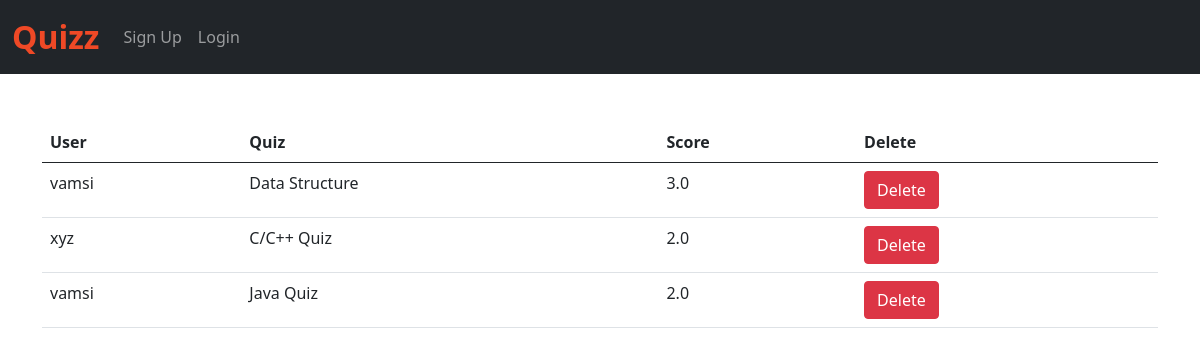
The app's page /results/ with its own data.
### home/models.py (models this page shows, shortened)
class Marks_Of_User(models.Model):
    quiz = models.ForeignKey(Quiz, on_delete=models.CASCADE)
    user = models.ForeignKey(User, on_delete=models.CASCADE)
    score = models.FloatField()

class Quiz(models.Model):
    name = models.CharField(max_length=50)
    desc = models.CharField(max_length=500)
    number_of_questions = models.IntegerField(default=1)
    time = models.IntegerField(help_text="Duration of the quiz in seconds", default="1")
    def __str__(self):
        return self.name

### home/views.py (the view)
# urls.py: path('results/', views.results, name='results'),
def results(request):
    marks = Marks_Of_User.objects.all()
    return render(request, "results.html", {'marks':marks})

### home/templates/results.html (shortened to what this page needs)
{% extends 'base.html' %}
{% block body %}
<div class="container mt-4">
      <br>
      <table class="table">
        <thead>
          <tr>
            <th>User</th>
            <th>Quiz</th>
            <th>Score</th>
            <th>Delete</th>
          </tr>
        </thead>
{% for mark in marks %}
<tr>
  <td>{{mark.user}}</td>
  <td>{{mark.quiz}}</td>
  <td>{{mark.score}}</td>
  <td><a href="/delete_result/{{mark.id}}/" class="btn btn-danger">Delete</a></td>
</tr>
{% endfor %}
</table>
</div>
{% endblock %}

### records on screen
Marks_Of_User: user "vamsi", quiz "Data Structure", score "3.0"
Marks_Of_User: user "xyz", quiz "C/C++ Quiz", score "2.0"
Marks_Of_User: user "vamsi", quiz "Java Quiz", score "2.0"
